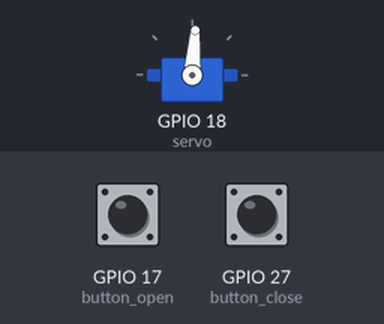
Simulated run of this program. Board: Raspberry Pi (BCM pin numbers). Parts: servo. Inputs (shaded band) come from the test bench; at power-on: GPIO 17 (button_open) HIGH, GPIO 27 (button_close) HIGH. Servo angles are drawn from the pulse width (0.5 ms = 0°, 2.5 ms = 180°); what the program prints to the terminal is not drawn.

Above: at 1.2 s.
1.3 s: GPIO 17 (button_open) pulled LOW for 0.15 s
At 2.4 s:
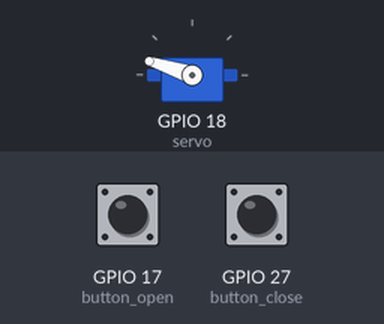
2.9 s: GPIO 27 (button_close) pulled LOW for 0.15 s
At 3.6 s:
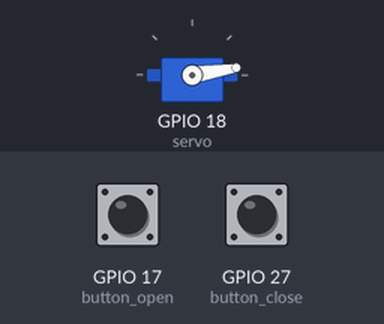
4.5 s: GPIO 17 (button_open) pulled LOW for 1 s
At 4.8 s:
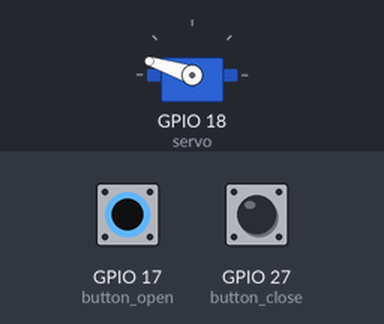
7.0 s: GPIO 27 (button_close) pulled LOW for 1 s
At 7.9 s:
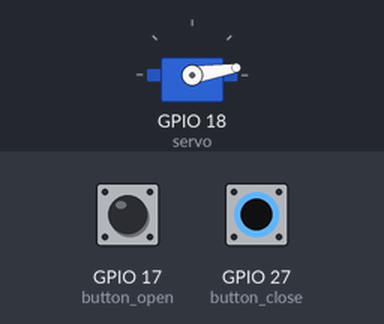
Timing chart, 0 to 10.0 s (numbered marks = the images above; inputs shaded):
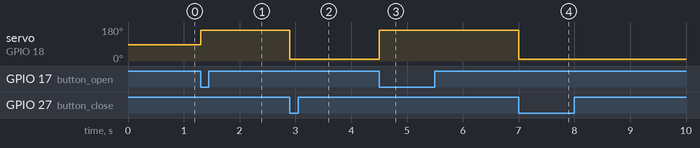

Measured:
- after the input at 1.3 s, servo on GPIO 18 (servo): 86° → 162° at once
- after the input at 2.9 s, servo on GPIO 18 (servo): 162° → 9° at once
- after the input at 4.5 s, servo on GPIO 18 (servo): 9° → 162° at once
- after the input at 7.0 s, servo on GPIO 18 (servo): 162° → 9° at once

The program:

two_button_servo_lgpio_fallback.py
```python
from time import sleep
from gpiozero import Servo, Button
from gpiozero.pins.native import NativeFactory

factory = NativeFactory()  # software PWM; may jitter

servo = Servo(18,
              min_pulse_width=0.0006,
              max_pulse_width=0.0023,
              pin_factory=factory)

button_open  = Button(17, pull_up=True)
button_close = Button(27, pull_up=True)

def move_to_90():
    print("→ 90°")
    servo.max()

def move_to_0():
    print("→ 0°")
    servo.min()

button_open.when_pressed  = move_to_90
button_close.when_pressed = move_to_0

print("GPIO17=90°, GPIO27=0°. CTRL+C to exit.")
while True:
    sleep(0.1)
```
